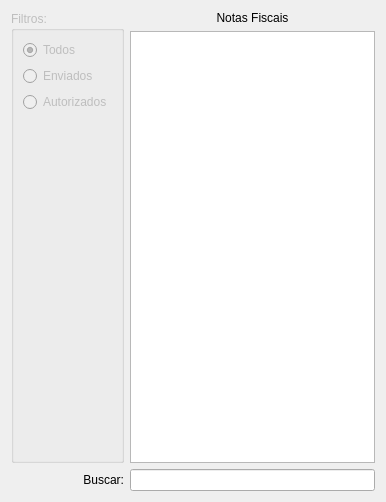
<?xml version="1.0" encoding="UTF-8"?>
<ui version="4.0">
 <class>WidgetNfeSaida</class>
 <widget class="QWidget" name="WidgetNfeSaida">
  <property name="geometry">
   <rect>
    <x>0</x>
    <y>0</y>
    <width>386</width>
    <height>502</height>
   </rect>
  </property>
  <property name="windowTitle">
   <string>Form</string>
  </property>
  <layout class="QGridLayout" name="gridLayout">
   <item row="0" column="0" rowspan="2">
    <widget class="QGroupBox" name="groupBox_8">
     <property name="enabled">
      <bool>false</bool>
     </property>
     <property name="title">
      <string>Filtros:</string>
     </property>
     <layout class="QGridLayout" name="gridLayout_15">
      <item row="1" column="0">
       <widget class="QRadioButton" name="radioButtonEnviado">
        <property name="text">
         <string>Enviados</string>
        </property>
       </widget>
      </item>
      <item row="3" column="0">
       <spacer name="verticalSpacer_8">
        <property name="orientation">
         <enum>Qt::Vertical</enum>
        </property>
        <property name="sizeHint" stdset="0">
         <size>
          <width>20</width>
          <height>290</height>
         </size>
        </property>
       </spacer>
      </item>
      <item row="2" column="0">
       <widget class="QRadioButton" name="radioButtonAutorizado">
        <property name="text">
         <string>Autorizados</string>
        </property>
       </widget>
      </item>
      <item row="0" column="0">
       <widget class="QRadioButton" name="radioButtonTodos">
        <property name="text">
         <string>Todos</string>
        </property>
        <property name="checked">
         <bool>true</bool>
        </property>
       </widget>
      </item>
     </layout>
    </widget>
   </item>
   <item row="0" column="1">
    <widget class="QLabel" name="labelNfe">
     <property name="text">
      <string>Notas Fiscais</string>
     </property>
     <property name="alignment">
      <set>Qt::AlignCenter</set>
     </property>
    </widget>
   </item>
   <item row="1" column="1">
    <widget class="TableView" name="table">
     <property name="mouseTracking">
      <bool>true</bool>
     </property>
     <property name="editTriggers">
      <set>QAbstractItemView::NoEditTriggers</set>
     </property>
     <property name="selectionBehavior">
      <enum>QAbstractItemView::SelectRows</enum>
     </property>
     <property name="sortingEnabled">
      <bool>true</bool>
     </property>
     <attribute name="horizontalHeaderCascadingSectionResizes">
      <bool>true</bool>
     </attribute>
     <attribute name="horizontalHeaderStretchLastSection">
      <bool>false</bool>
     </attribute>
    </widget>
   </item>
   <item row="2" column="0">
    <widget class="QLabel" name="labelBusca">
     <property name="enabled">
      <bool>true</bool>
     </property>
     <property name="text">
      <string>Buscar:</string>
     </property>
     <property name="alignment">
      <set>Qt::AlignRight|Qt::AlignTrailing|Qt::AlignVCenter</set>
     </property>
    </widget>
   </item>
   <item row="2" column="1">
    <widget class="QLineEdit" name="lineEditBusca">
     <property name="enabled">
      <bool>true</bool>
     </property>
    </widget>
   </item>
  </layout>
 </widget>
 <customwidgets>
  <customwidget>
   <class>TableView</class>
   <extends>QTableView</extends>
   <header>src/tableview.h</header>
  </customwidget>
 </customwidgets>
 <resources/>
 <connections/>
</ui>
